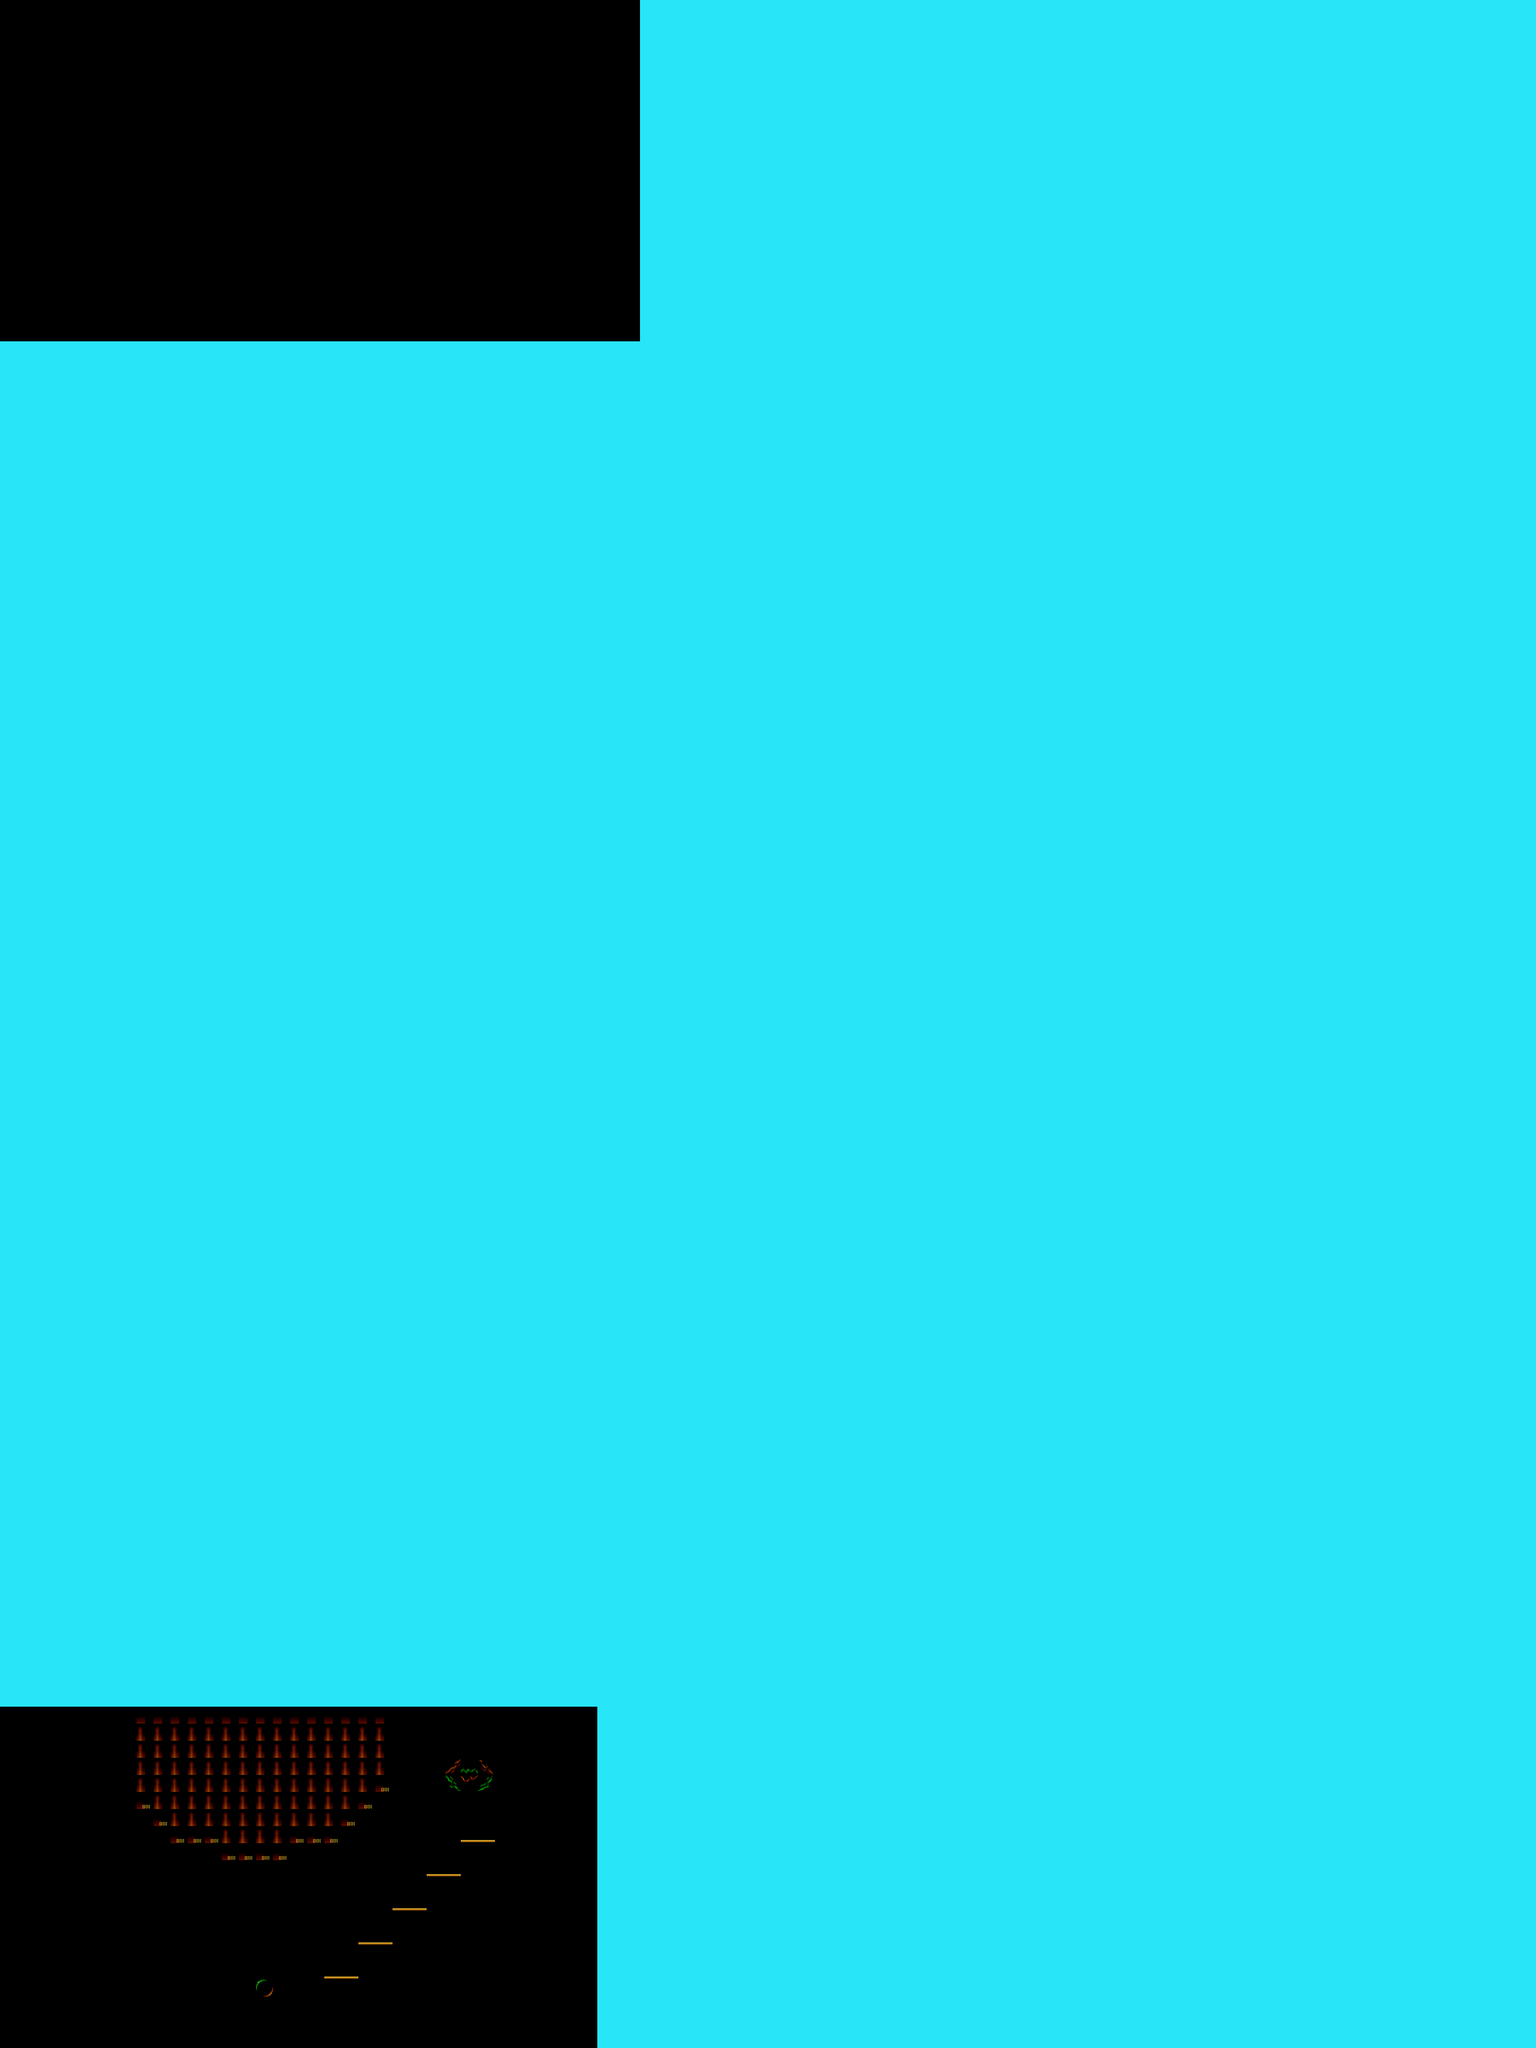

Below is a game level as drawn by its tile map, then a one-line description and the .tmx that defines it (tile-layer data replaced by summaries):
An orthogonal 90x120 tile map with 32x32 px tiles, 3 tile layers (Background, foreground, boxes), 3 tilesets, 1 image layer and 13 objects (mainPlayer, keyEntity, noteEntity, me.LevelEntity).

<map version="1.0" orientation="orthogonal" renderorder="right-down" width="90" height="120" tilewidth="32" tileheight="32" backgroundcolor="#28e5f8" nextobjectid="355">
 <tileset firstgid="1" name="area01_level_tiles" tilewidth="32" tileheight="32">
  <image source="../img/map/area01_level_tiles.png" width="640" height="241" />
 </tileset>
 <tileset firstgid="141" name="area01_level_tiles" tilewidth="32" tileheight="32">
  <image source="../img/map/area01_level_tiles.png" width="640" height="241" />
 </tileset>
 <tileset firstgid="281" name="area01_level_tiles3" tilewidth="32" tileheight="32">
  <image source="../img/map/area01_level_tiles3.png" width="64" height="64" />
 </tileset>
 <imagelayer name="area01_bkg01" x="-29" y="166">
  <image source="../img/area14_bkg14.png" />
 </imagelayer>
 <layer name="Background" width="90" height="120">
  <data>[10800 cells, 300 non-empty, 4 distinct tile ids]</data>
 </layer>
 <layer name="foreground" width="90" height="120">
  <data>[10800 cells, 565 non-empty, 9 distinct tile ids]</data>
 </layer>
 <objectgroup color="#48fc2f" name="Entities">
  <properties>
   <property name="image" value="gripe_run_right" />
   <property name="spritewidth" value="64" />
  </properties>
  <object id="211" name="mainPlayer" x="192" y="3232" width="60" height="85">
   <properties>
    <property name="image" value="mainCharacter" />
    <property name="spritewidth" value="84" />
   </properties>
  </object>
  <object id="301" name="keyEntity" x="480" y="3712" width="28" height="32">
   <properties>
    <property name="image" value="key" />
    <property name="keyNum" value="3" />
    <property name="spritewidth" value="28" />
   </properties>
  </object>
  <object id="354" name="noteEntity" x="416" y="3712" width="32" height="32">
   <properties>
    <property name="imgae" value="note" />
    <property name="noteNum" value="note6" />
    <property name="spritewidth" value="32" />
   </properties>
  </object>
 </objectgroup>
 <layer name="boxes" width="90" height="120">
  <data>[10800 cells, 51 non-empty, 7 distinct tile ids]</data>
 </layer>
 <objectgroup name="boxEntity" />
 <objectgroup color="#fb161b" name="EnemyEntity" />
 <objectgroup name="me.LevelEntity">
  <properties>
   <property name="duration" value="250" />
  </properties>
  <object id="337" name="me.LevelEntity" x="864" y="3232" width="32" height="64">
   <properties>
    <property name="duration" value="250" />
    <property name="fade" value="#00001" />
    <property name="to" value="area03" />
   </properties>
  </object>
 </objectgroup>
 <objectgroup color="#fa361d" name="collision">
  <object id="234" x="928" y="3200" width="32" height="640" />
  <object id="268" x="160" y="3776" width="768" height="64" />
  <object id="293" x="-32" y="2880" width="32" height="192" />
  <object id="348" x="128" y="3200" width="32" height="640" />
  <object id="349" x="864" y="3456" width="64" height="32" />
  <object id="350" x="800" y="3520" width="64" height="32" />
  <object id="351" x="736" y="3584" width="64" height="32" />
  <object id="352" x="672" y="3648" width="64" height="32" />
  <object id="353" x="608" y="3712" width="64" height="32" />
 </objectgroup>
</map>
